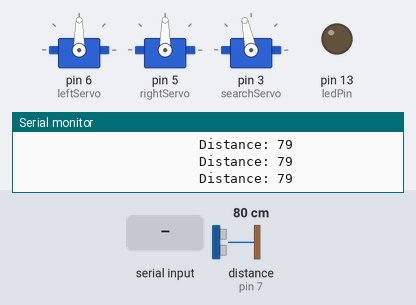
A sketch run on a simulated Arduino Uno, built with avr-gcc and run on an emulated ATmega328P. On the bench: 3 × servo, output pins drawn as LEDs (lit = HIGH), the last lines printed to the serial monitor. Wiring (inferred from the names in the program): ultrasonic range finder: trigger pin 8; echo pin 7. Dashed ring = blinking. The test bench sets the inputs (shaded band); at power-on: distance to the obstacle (sensor on pin 7) 80 cm. The echo pulse lasts 58.3 µs per cm; pins used as bus, display or sensor lines are not drawn.

Above: at 2.2 s.
2.3 s: distance to the obstacle (sensor on pin 7) set to 194 cm
5.3 s: distance to the obstacle (sensor on pin 7) set to 203 cm
At 5.67 s:
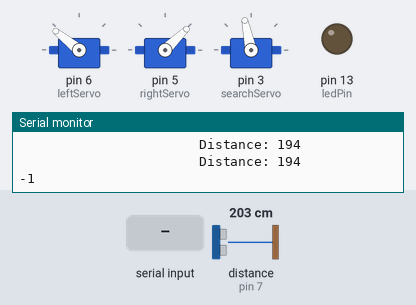
8.3 s: "w\n" received over the second serial link
11.3 s: "d\n" received over the second serial link
At 11.74 s:
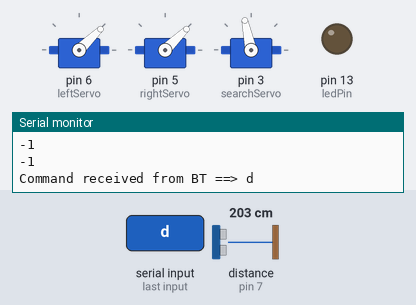
14.3 s: "a\n" received over the second serial link
At 14.54 s:
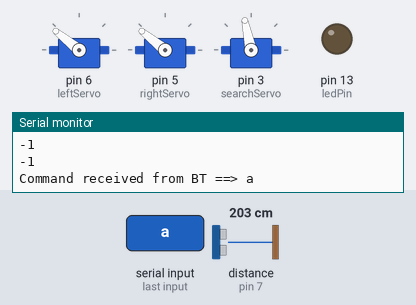
17.3 s: "b\n" received over the second serial link
At 18.61 s:
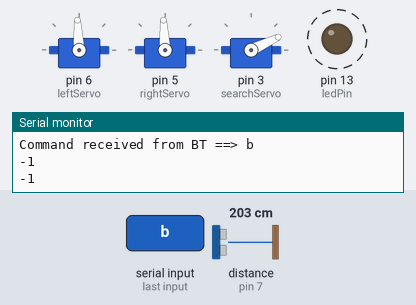
Timing chart, 0 to 21.3 s (numbered marks = the images above; inputs shaded):
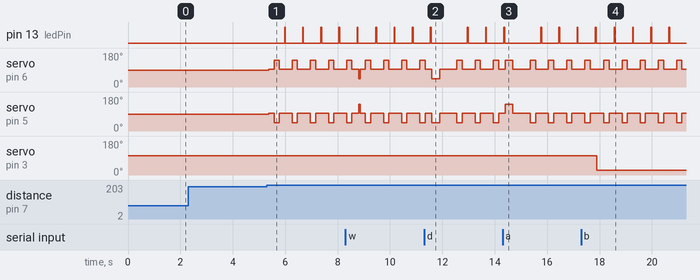

Measured:
- the behaviour switches between 199 and 200 cm on distance to the obstacle (sensor on pin 7) (found by bisection; images 0 and 1)
- after the input at 5.3 s, pin 13 (ledPin): alternates HIGH for 0.03 s and LOW for 0.66 s, starting after 0.67 s; servo on pin 6 (leftServo): 90° → 93° after 0.07 s, then repeats every 0.69 s: 141° 0.20 s, 93° 0.49 s; servo on pin 5 (rightServo): 90° → 93° after 0.07 s, then repeats every 0.69 s: 44° 0.20 s, 93° 0.49 s
- after the input at 17.3 s, servo on pin 3 (searchServo): 102° → 25° after 0.59 s

The sketch:

Iot_Capstone_Robot__BT_17mar16.ino
```cpp
#include <Servo.h>
#include "robotDefines.h"

String command;
String device;

// BT Module
#include <SoftwareSerial.h>
SoftwareSerial BT1(10, 11); // El pin 10 es Rx y el pin 11 es Tx


//---------------------------------------------
void setup()
{

  Serial.begin(9600);
  BT1.begin(9600);

  pinMode(ledPin, OUTPUT);
  pinMode(buttonPin, INPUT_PULLUP);

   // Ultrasonic Sensor
  pinMode(trigPin, OUTPUT);
  pinMode(echoPin, INPUT);

  leftServo.attach(6);
  rightServo.attach(5);
  searchServo.attach(3);

  searchCmd(50);
  delay(1000);

  BT1.print("IoT Capstone Project");
  BT1.println('\n');

/*  while(digitalRead(buttonPin))
 {
 }*/

}


void loop()
{
  checkObstacle();
  checkBTcmd();  // verify if a comand is received from BT remote control
  manualCmd ();
  command = "";
}
```

generalFunctions.ino
```cpp
 void checkBTcmd()
 {
   while (BT1.available())   //Check if there is an available byte to read
   {
     delay(10); //Delay added to make thing stable
     char c = BT1.read(); //Conduct a serial read
     device += c; //build the string.
   }
   if (device.length() > 0)
   {
     Serial.print("Command received from BT ==> ");
     Serial.println(device);
     command = device;
     device ="";  //Reset the variable
     BT1.flush();
    }
}


//------------------------------------------------------------------------
void manualCmd()
{
  switch (command[0])
  {
    case 'f':
      motorStop(); //turn off both motors
      break;

    case 'w':
      motorForward();
      break;

    case 'd':
      motorTurn(RIGHT, 300);
      motorStop();

      break;

   case 'a':
      motorTurn(LEFT, 300);
      motorStop();
      break;

    case 's':
      motorBackward();
      break;

    case 'b':
      searchCmd(command[2]);
      break;
  }
}

//------------------------------------------------------------------------
int distMeter () // read the ultrasonic sensor distance
{
  digitalWrite(trigPin, LOW);
  delayMicroseconds(2);

  digitalWrite(trigPin, HIGH);
  delayMicroseconds(10);

  digitalWrite(trigPin, LOW);
  duration = pulseIn(echoPin, HIGH);

  distance = duration/58.2; //Calculate the distance (in cm) based on the speed of sound.

  if (distance >= maximumRange || distance <= minimumRange)
   {
   Serial.println("-1"); // Send a negative number to computer and Turn LED ON to indicate "out of range"
   // FAZER ALGO?????
   }
   else    // Send the distance to the computer using Serial protocol, and turn LED OFF to indicate successful reading.
   {
    Serial.print("                       Distance: ");
    Serial.println(distance);
    Serial.println("");

    return distance;
   }
   delay(50);  //Delay 50ms before next reading.
}


//------------------------------------------------------------------------
void checkObstacle () // check for front obstacles

{
   if (distMeter() < COLL_DIST)     // if forward is blocked change direction
    {
      motorStop();
      motorBwTime (200);
      digitalWrite (ledPin, HIGH);
      BT1.print("WARNING OBSTACLE AT ");
      BT1.print(distance);
      BT1.print(" cm");
      BT1.println('\n');
      digitalWrite (ledPin, LOW);
    }
}
```

motorFuntions.ino
```cpp
//---------------------------------------------
void motorStop()
{
  leftServo.writeMicroseconds(1500);
  rightServo.writeMicroseconds(1500);
  delay(200);
}

//---------------------------------------------
void motorForward()
{
  leftServo.writeMicroseconds(1500 - power);
  rightServo.writeMicroseconds(1500 + power*adj);
}

//---------------------------------------------
void motorFwTime (unsigned int time)
{
  motorForward();
  delay (time);
  motorStop();
}

//---------------------------------------------
void motorBackward()
{
  leftServo.writeMicroseconds(1500 + power);
  rightServo.writeMicroseconds(1500 - power);
}


//---------------------------------------------
void motorBwTime (unsigned int time)
{
  motorBackward();
  delay (time);
  motorStop();
}

//---------------------------------------------
void motorTurn(int direction, int time)
{
  leftServo.writeMicroseconds(1500 - power*direction);
  rightServo.writeMicroseconds(1500 - power*direction);
  delay (time);
  motorStop();
}


//---------------------------------------------
void searchCmd(int value)
{
  searchServoPosition = map (value, 0, 100, 25, 180);
  searchServo.write(searchServoPosition);
  delay (15);
}
```

robotDefines.h
```cpp
const int power = 500;
const int adj = 1;

const int ledPin = 13;
const int buttonPin = 9;

#define RIGHT 1
#define LEFT -1

Servo leftServo;
Servo rightServo;
Servo searchServo;

int searchServoPosition;


// Ultrasonic Sensor

#define echoPin 7 // Echo Pin
#define trigPin 8 // Trigger Pin

#define COLL_DIST 20 // collision distance 20cm
int maximumRange = 200; // Maximum range needed
int minimumRange = 0; // Minimum range needed
long duration, distance; // Duration used to calculate distance
```
